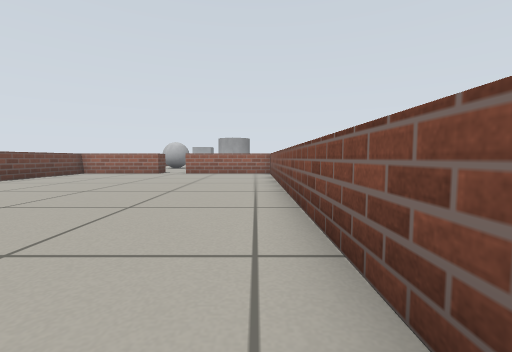
[1] (above)

21 first-person views from a walk through a world built for the Gazebo simulator. The camera is 0.39 m above the floor, tilts 4° down and sees 90° across. The floor is counted in squares, 0.5 m on a side. Each view is taken from the middle of a square. On the plan, view 1 faces up. The plan holds only what a view shows up to about 10 squares ahead; the rest is blank. The place goes on beyond the plan. Robots are left out.

[2]
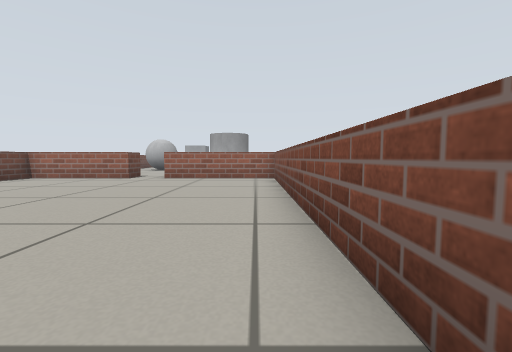

[3]
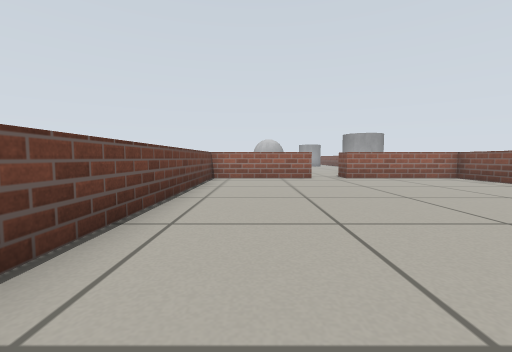

[4]
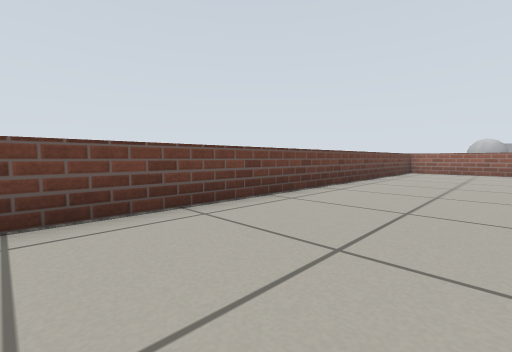

[5]
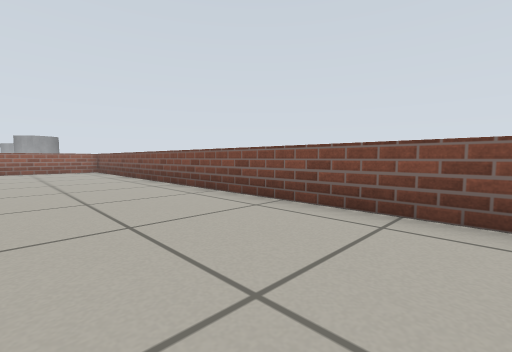

[6]
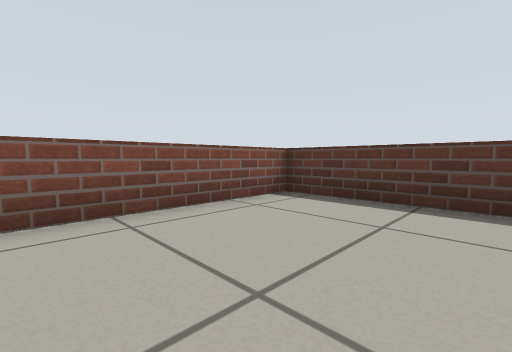

[7]
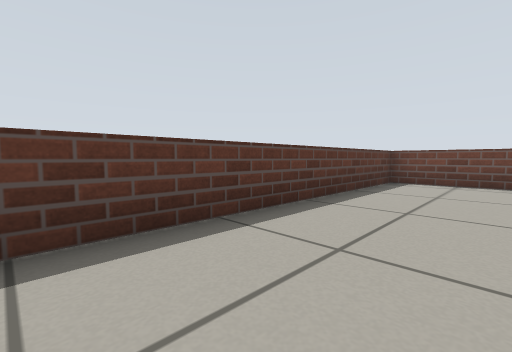

[8]
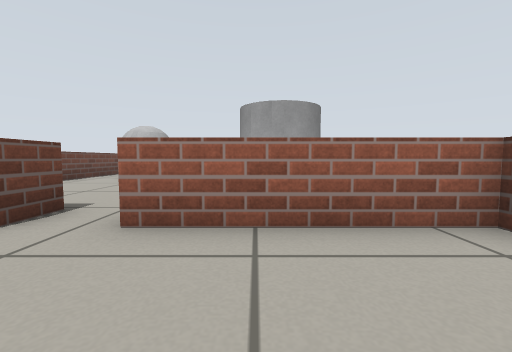

[9]
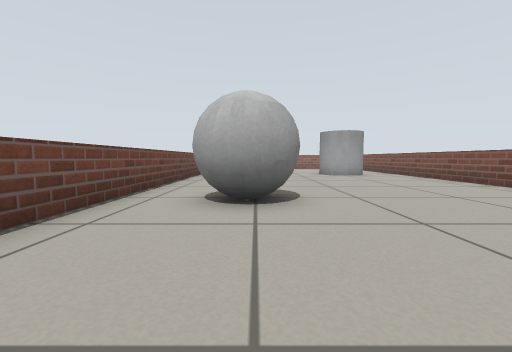

[10]
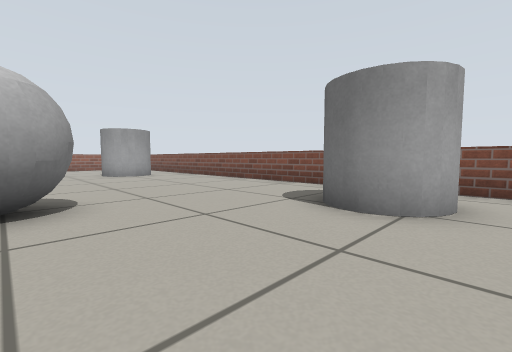

[11]
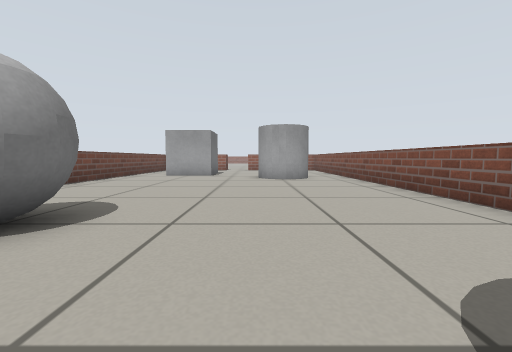

[12]
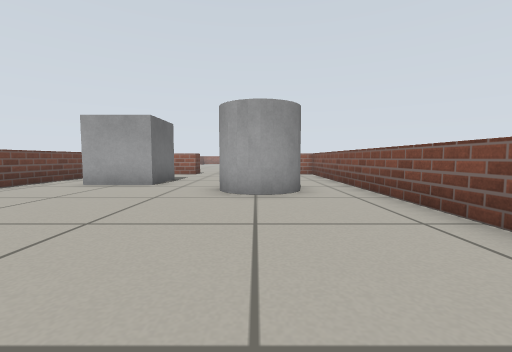

[13]
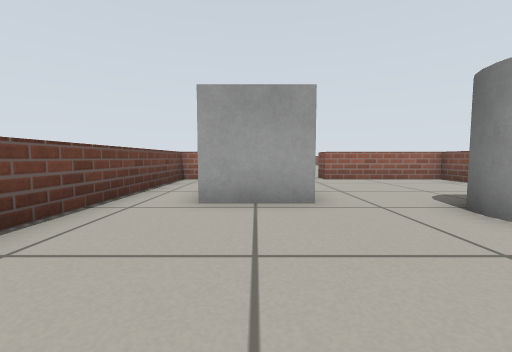

[14]
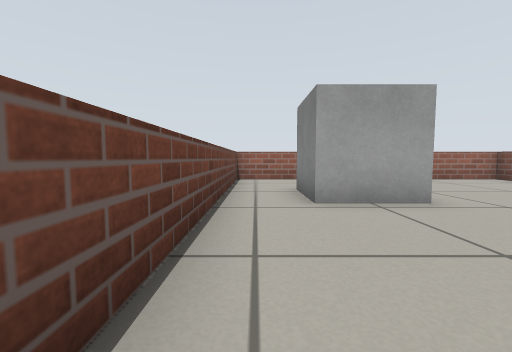

[15]
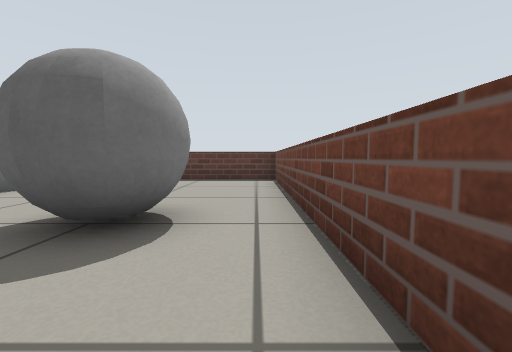

[16]
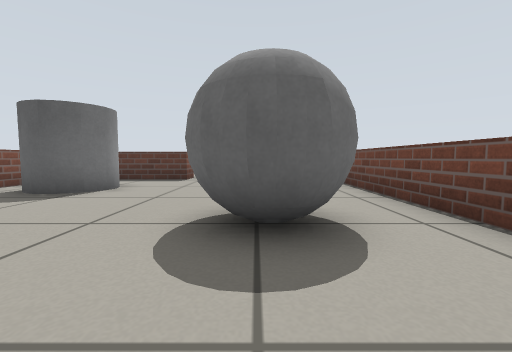

[17]
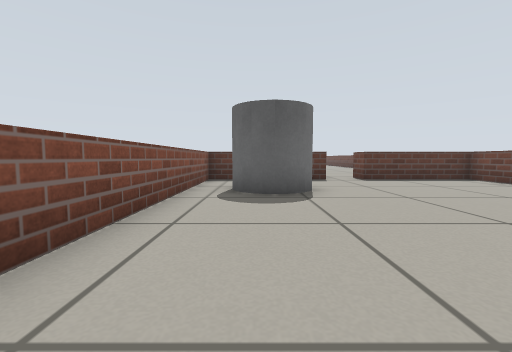

[18]
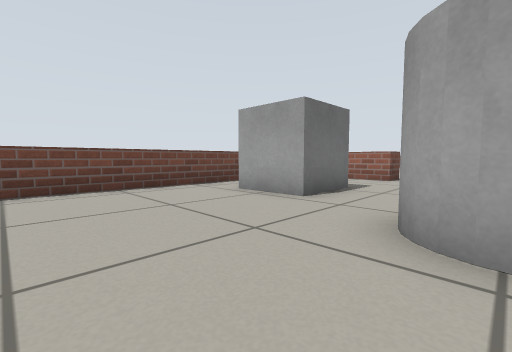

[19]
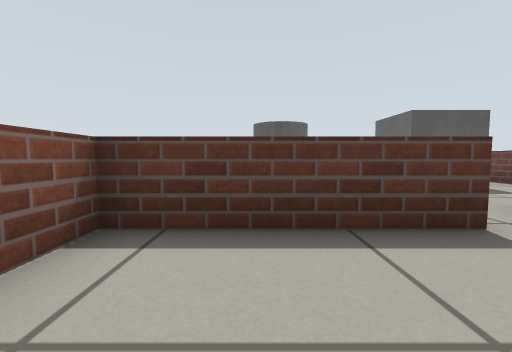

[20]
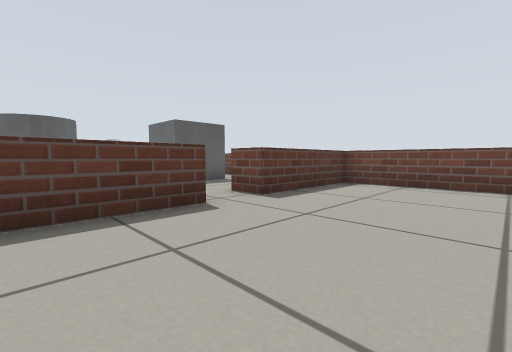

[21]
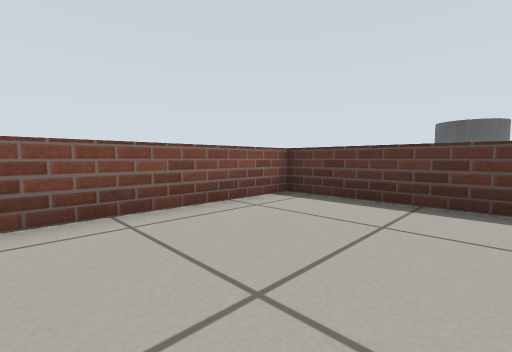

### Floor plan
Ten units are one square. View 1 is at (0, 0); x grows to the right and y downward. Boxes are objects, and circles mark ways between rooms. Rooms are numbered by the first view taken in them; rooms with no view inside come last. Other rooms are left out.
<svg viewBox="-92 -396 104 458">
<path fill="none" stroke="#000" d="M-49 -128 -87 -128 -87 57 7 57 7 -128 -35 -128M-49 -333 -87 -333 -87 -138 -49 -138 -49 -128M-35 -128 -35 -138 7 -138 7 -333 -35 -333M-35 -333 -35 -343 7 -343 7 -391M-87 -381 -87 -343 -49 -343 -49 -333"/>
<rect x="-75" y="-215" width="30" height="30" fill="#bbb"><title>grey ball</title></rect>
<rect x="-75" y="-305" width="30" height="20" fill="#bbb"><title>grey box</title></rect>
<rect x="-35" y="-285" width="30" height="20" fill="#bbb"><title>grey cylinder</title></rect>
<rect x="-25" y="-175" width="20" height="20" fill="#bbb"><title>grey cylinder</title></rect>
<circle cx="-40" cy="-135" r="3" fill="#2a7"/>
<circle cx="-40" cy="-340" r="3" fill="#2a7"/>
<text x="-40" y="-40">1</text>
<text x="-40" y="-240">2</text>
<text x="-40" y="-370">3</text>
</svg>
Room 1 opens to room 2. Room 2 opens to room 3.

Where each view was taken, in squares from view 1:
view 1: 0 up, 0 right, facing up
view 2: 3 up, 0 right, facing up
view 3: 3 up, 7 left, facing up
view 4: 2 down, 5 left, facing up-left
view 5: 3 down, 3 left, facing up-right
view 6: 1 down, 3 left, facing down-right
view 7: 3 down, 0 right, facing down-left
view 8: 10 up, 2 left, facing up
view 9: 15 up, 6 left, facing up
view 10: 15 up, 6 left, facing up-right
view 11: 17 up, 3 left, facing up
view 12: 21 up, 2 left, facing up
view 13: 24 up, 6 left, facing up
view 14: 24 up, 8 left, facing up
view 15: 23 up, 8 left, facing down
view 16: 23 up, 6 left, facing down
view 17: 23 up, 1 left, facing down
view 18: 24 up, 2 left, facing up-left
view 19: 37 up, 1 left, facing down
view 20: 38 up, 1 left, facing down-left
view 21: 39 up, 3 left, facing down-right
